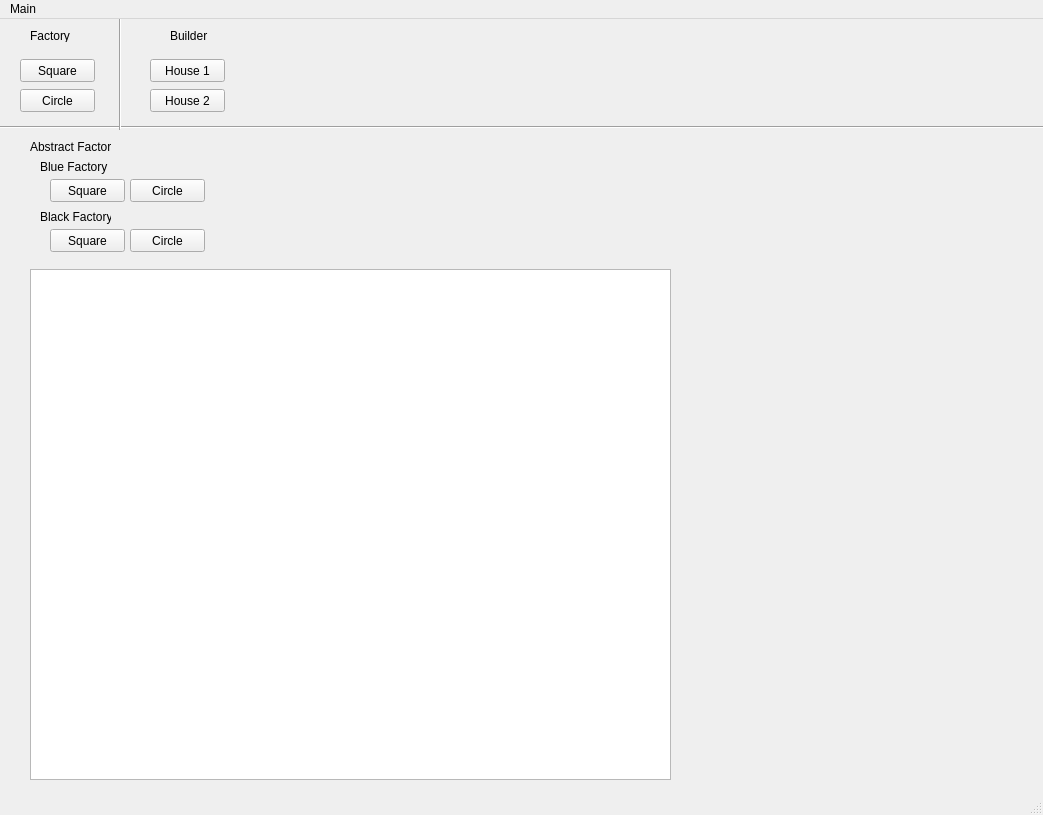
<?xml version="1.0" encoding="UTF-8"?>
<ui version="4.0">
 <class>MainWindow</class>
 <widget class="QMainWindow" name="MainWindow">
  <property name="geometry">
   <rect>
    <x>0</x>
    <y>0</y>
    <width>1043</width>
    <height>815</height>
   </rect>
  </property>
  <property name="windowTitle">
   <string>MainWindow</string>
  </property>
  <widget class="QWidget" name="centralwidget">
   <widget class="QPushButton" name="pushButton_Square">
    <property name="geometry">
     <rect>
      <x>20</x>
      <y>40</y>
      <width>75</width>
      <height>23</height>
     </rect>
    </property>
    <property name="text">
     <string>Square</string>
    </property>
   </widget>
   <widget class="QPushButton" name="pushButton_Circle">
    <property name="geometry">
     <rect>
      <x>20</x>
      <y>70</y>
      <width>75</width>
      <height>23</height>
     </rect>
    </property>
    <property name="text">
     <string>Circle</string>
    </property>
   </widget>
   <widget class="QLabel" name="label_Factory">
    <property name="geometry">
     <rect>
      <x>30</x>
      <y>10</y>
      <width>47</width>
      <height>13</height>
     </rect>
    </property>
    <property name="text">
     <string>Factory</string>
    </property>
   </widget>
   <widget class="QGraphicsView" name="graphicsView">
    <property name="geometry">
     <rect>
      <x>30</x>
      <y>250</y>
      <width>641</width>
      <height>511</height>
     </rect>
    </property>
   </widget>
   <widget class="Line" name="line">
    <property name="geometry">
     <rect>
      <x>-10</x>
      <y>100</y>
      <width>1061</width>
      <height>16</height>
     </rect>
    </property>
    <property name="orientation">
     <enum>Qt::Horizontal</enum>
    </property>
   </widget>
   <widget class="QLabel" name="label_AbstractFactory">
    <property name="geometry">
     <rect>
      <x>30</x>
      <y>120</y>
      <width>81</width>
      <height>16</height>
     </rect>
    </property>
    <property name="text">
     <string>Abstract Factory</string>
    </property>
   </widget>
   <widget class="QLabel" name="label_BlueFactory">
    <property name="geometry">
     <rect>
      <x>40</x>
      <y>140</y>
      <width>71</width>
      <height>16</height>
     </rect>
    </property>
    <property name="text">
     <string>Blue Factory</string>
    </property>
   </widget>
   <widget class="QLabel" name="label_BlackFactory">
    <property name="geometry">
     <rect>
      <x>40</x>
      <y>190</y>
      <width>71</width>
      <height>16</height>
     </rect>
    </property>
    <property name="text">
     <string>Black Factory</string>
    </property>
   </widget>
   <widget class="QPushButton" name="pushButton_BlueSquare">
    <property name="geometry">
     <rect>
      <x>50</x>
      <y>160</y>
      <width>75</width>
      <height>23</height>
     </rect>
    </property>
    <property name="text">
     <string>Square</string>
    </property>
   </widget>
   <widget class="QPushButton" name="pushButton_BlueCircle">
    <property name="geometry">
     <rect>
      <x>130</x>
      <y>160</y>
      <width>75</width>
      <height>23</height>
     </rect>
    </property>
    <property name="text">
     <string>Circle</string>
    </property>
   </widget>
   <widget class="QPushButton" name="pushButton_BlackSquare">
    <property name="geometry">
     <rect>
      <x>50</x>
      <y>210</y>
      <width>75</width>
      <height>23</height>
     </rect>
    </property>
    <property name="text">
     <string>Square</string>
    </property>
   </widget>
   <widget class="QPushButton" name="pushButton_BlackCircle">
    <property name="geometry">
     <rect>
      <x>130</x>
      <y>210</y>
      <width>75</width>
      <height>23</height>
     </rect>
    </property>
    <property name="text">
     <string>Circle</string>
    </property>
   </widget>
   <widget class="Line" name="line_2">
    <property name="geometry">
     <rect>
      <x>110</x>
      <y>-10</y>
      <width>20</width>
      <height>121</height>
     </rect>
    </property>
    <property name="orientation">
     <enum>Qt::Vertical</enum>
    </property>
   </widget>
   <widget class="QLabel" name="label_Builder">
    <property name="geometry">
     <rect>
      <x>170</x>
      <y>10</y>
      <width>47</width>
      <height>13</height>
     </rect>
    </property>
    <property name="text">
     <string>Builder</string>
    </property>
   </widget>
   <widget class="QPushButton" name="pushButton_House1">
    <property name="geometry">
     <rect>
      <x>150</x>
      <y>40</y>
      <width>75</width>
      <height>23</height>
     </rect>
    </property>
    <property name="text">
     <string>House 1</string>
    </property>
   </widget>
   <widget class="QPushButton" name="pushButton_House2">
    <property name="geometry">
     <rect>
      <x>150</x>
      <y>70</y>
      <width>75</width>
      <height>23</height>
     </rect>
    </property>
    <property name="text">
     <string>House 2</string>
    </property>
   </widget>
  </widget>
  <widget class="QMenuBar" name="menubar">
   <property name="geometry">
    <rect>
     <x>0</x>
     <y>0</y>
     <width>1043</width>
     <height>21</height>
    </rect>
   </property>
   <widget class="QMenu" name="menuMain">
    <property name="title">
     <string>Main</string>
    </property>
    <addaction name="actionUndo"/>
   </widget>
   <addaction name="menuMain"/>
  </widget>
  <widget class="QStatusBar" name="statusbar"/>
  <action name="actionUndo">
   <property name="text">
    <string>Undo</string>
   </property>
  </action>
 </widget>
 <resources/>
 <connections/>
</ui>
